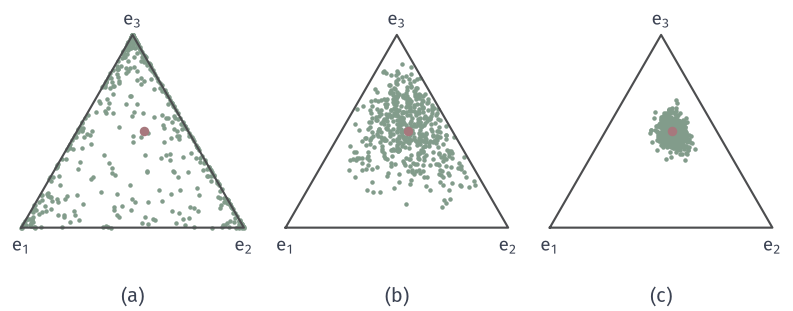

Recreate this plot in Python.
"""Dirichlet samples with fixed mean m=(0.2,0.3,0.5) and alpha0 = 1, 10, 100 (alpha = alpha0 * m).
500 samples each by Gamma normalization (numpy gamma, seed 51, 52, 53); mean m as red dot.
Var(P1) = 0.16/(alpha0+1): 0.08, 0.0145, 0.00158; sample values in figure.json."""
from pathlib import Path
import sys
sys.path.insert(0, str(Path(__file__).resolve().parents[1]/'mvd-common'))
from mvd_fig import *

m = np.array([.2, .3, .5])
fig, axes = figure(width_mm=112, height_mm=44, ncols=3)
panel(fig, left=.01, right=.99, top=.98, bottom=.14, wspace=.06)
facts = {}
for ax, a0, seed in zip(axes, (1, 10, 100), (51, 52, 53)):
    rng = np.random.default_rng(seed); G = rng.gamma(a0*m, 1., (500, 3)); P = G/G.sum(1, keepdims=True)
    x, y = tri_xy(P)
    ax.plot(x, y, '.', ms=1.6, color=GREEN, zorder=4)
    tri_frame(ax, labels=('$e_1$', '$e_2$', '$e_3$'))
    mx, my = tri_xy(m); dot(ax, float(mx), float(my), ms=3.8, z=8)
    facts[f'alpha0={a0}'] = {'seed': seed, 'sample_var_P1': float(P[:, 0].var()), 'theory_var_P1': .16/(a0+1)}
tags(fig, axes)
save(fig, HERE(__file__), 'figure', facts)
